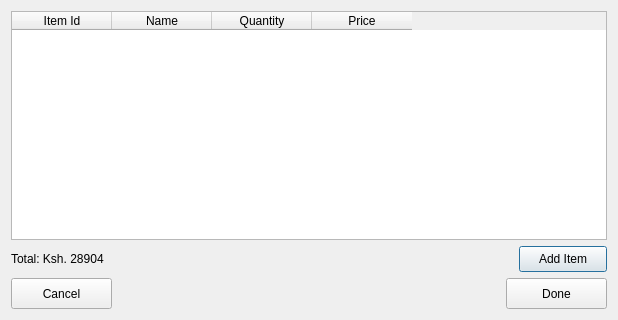
<?xml version="1.0" encoding="UTF-8"?>
<ui version="4.0">
 <class>dlgSell</class>
 <widget class="QDialog" name="dlgSell">
  <property name="geometry">
   <rect>
    <x>0</x>
    <y>0</y>
    <width>618</width>
    <height>320</height>
   </rect>
  </property>
  <property name="windowTitle">
   <string>Sell Items</string>
  </property>
  <layout class="QVBoxLayout" name="verticalLayout">
   <item>
    <widget class="QTableWidget" name="tblItems">
     <column>
      <property name="text">
       <string notr="true">Item Id</string>
      </property>
     </column>
     <column>
      <property name="text">
       <string>Name</string>
      </property>
     </column>
     <column>
      <property name="text">
       <string>Quantity</string>
      </property>
     </column>
     <column>
      <property name="text">
       <string>Price</string>
      </property>
     </column>
    </widget>
   </item>
   <item>
    <layout class="QHBoxLayout" name="horizontalLayout_2">
     <item>
      <widget class="QLabel" name="lblTotal">
       <property name="text">
        <string notr="true">Total: Ksh. 28904</string>
       </property>
      </widget>
     </item>
     <item>
      <spacer name="horizontalSpacer_2">
       <property name="orientation">
        <enum>Qt::Horizontal</enum>
       </property>
       <property name="sizeHint" stdset="0">
        <size>
         <width>40</width>
         <height>20</height>
        </size>
       </property>
      </spacer>
     </item>
     <item>
      <widget class="QPushButton" name="btnNew">
       <property name="minimumSize">
        <size>
         <width>88</width>
         <height>26</height>
        </size>
       </property>
       <property name="maximumSize">
        <size>
         <width>88</width>
         <height>26</height>
        </size>
       </property>
       <property name="text">
        <string>Add Item</string>
       </property>
      </widget>
     </item>
    </layout>
   </item>
   <item>
    <layout class="QHBoxLayout" name="horizontalLayout">
     <item>
      <widget class="QPushButton" name="btnCancel">
       <property name="minimumSize">
        <size>
         <width>101</width>
         <height>31</height>
        </size>
       </property>
       <property name="maximumSize">
        <size>
         <width>101</width>
         <height>31</height>
        </size>
       </property>
       <property name="text">
        <string>Cancel</string>
       </property>
      </widget>
     </item>
     <item>
      <spacer name="horizontalSpacer">
       <property name="orientation">
        <enum>Qt::Horizontal</enum>
       </property>
       <property name="sizeHint" stdset="0">
        <size>
         <width>40</width>
         <height>20</height>
        </size>
       </property>
      </spacer>
     </item>
     <item>
      <widget class="QPushButton" name="btnDone">
       <property name="minimumSize">
        <size>
         <width>101</width>
         <height>31</height>
        </size>
       </property>
       <property name="maximumSize">
        <size>
         <width>101</width>
         <height>31</height>
        </size>
       </property>
       <property name="text">
        <string>Done</string>
       </property>
      </widget>
     </item>
    </layout>
   </item>
  </layout>
 </widget>
 <resources/>
 <connections>
  <connection>
   <sender>btnCancel</sender>
   <signal>clicked()</signal>
   <receiver>dlgSell</receiver>
   <slot>reject()</slot>
   <hints>
    <hint type="sourcelabel">
     <x>77</x>
     <y>307</y>
    </hint>
    <hint type="destinationlabel">
     <x>249</x>
     <y>298</y>
    </hint>
   </hints>
  </connection>
 </connections>
</ui>
